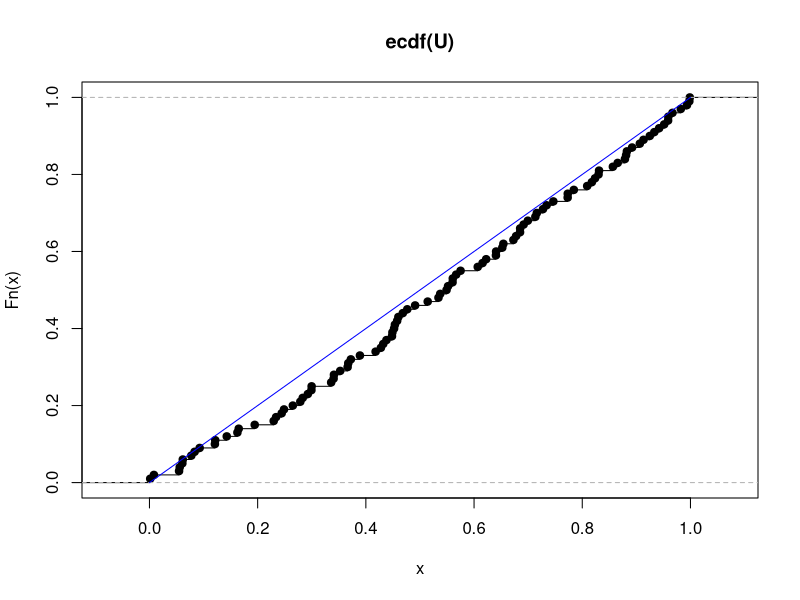
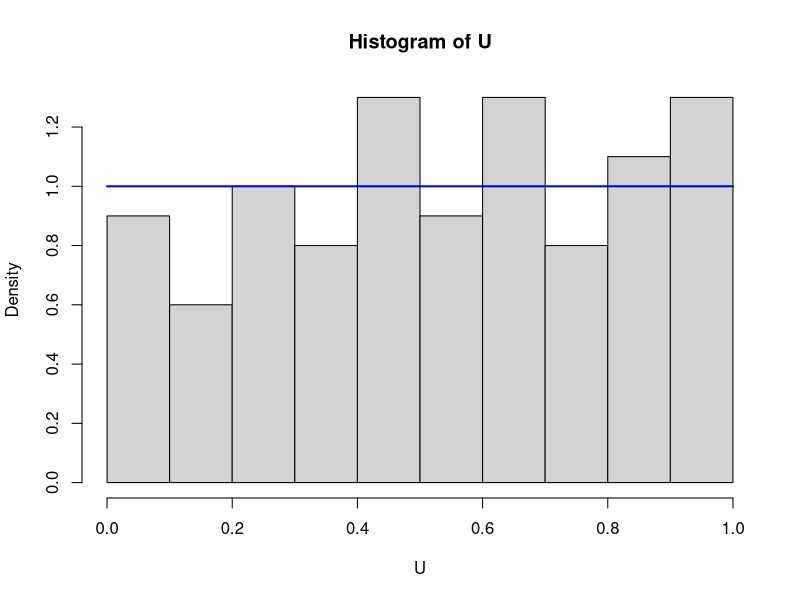
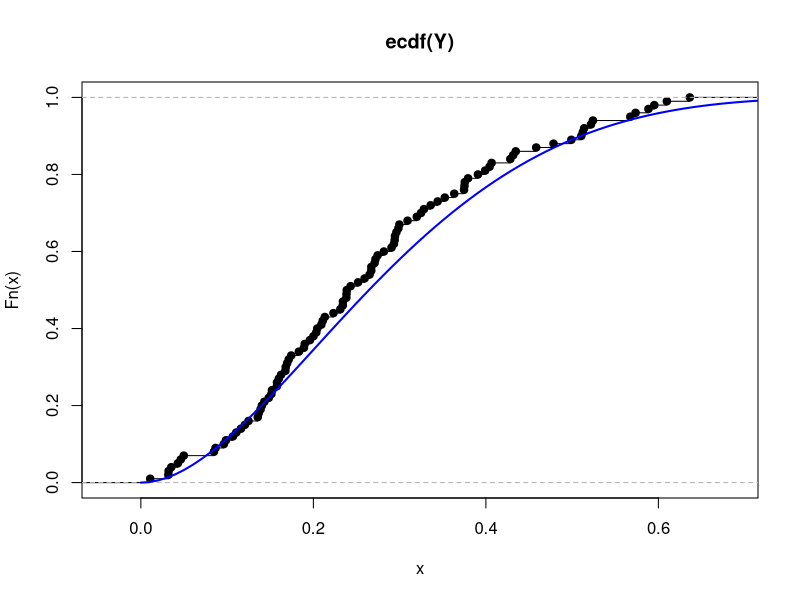
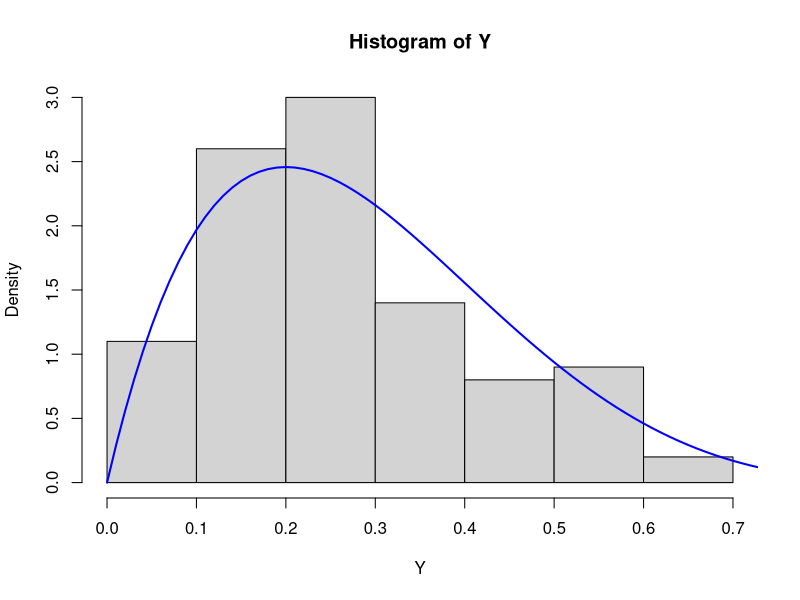
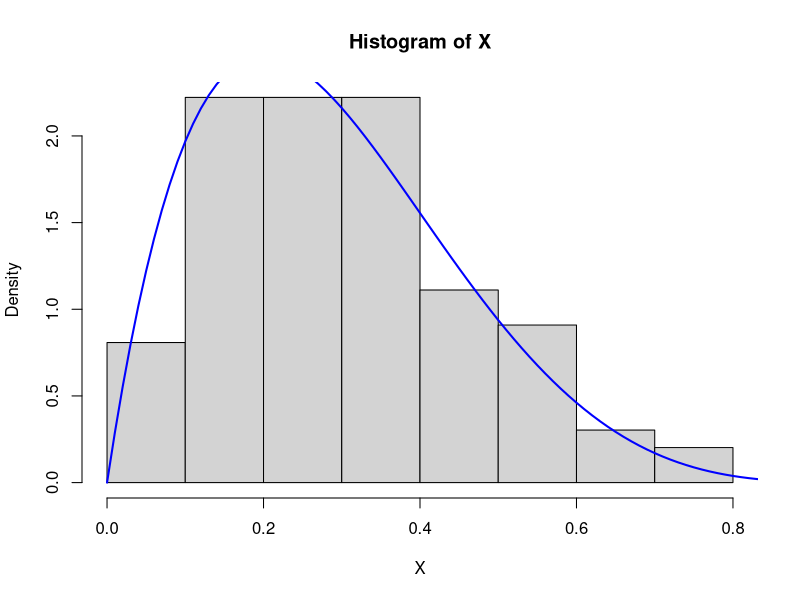
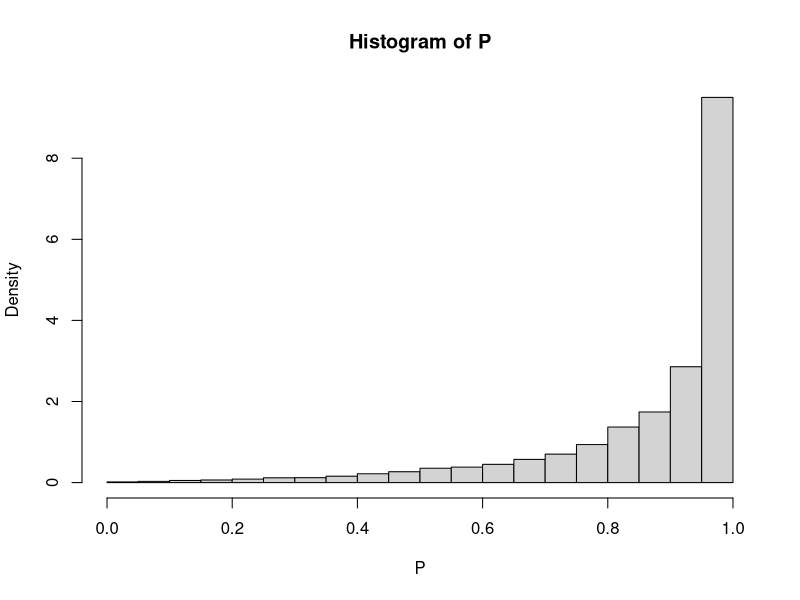
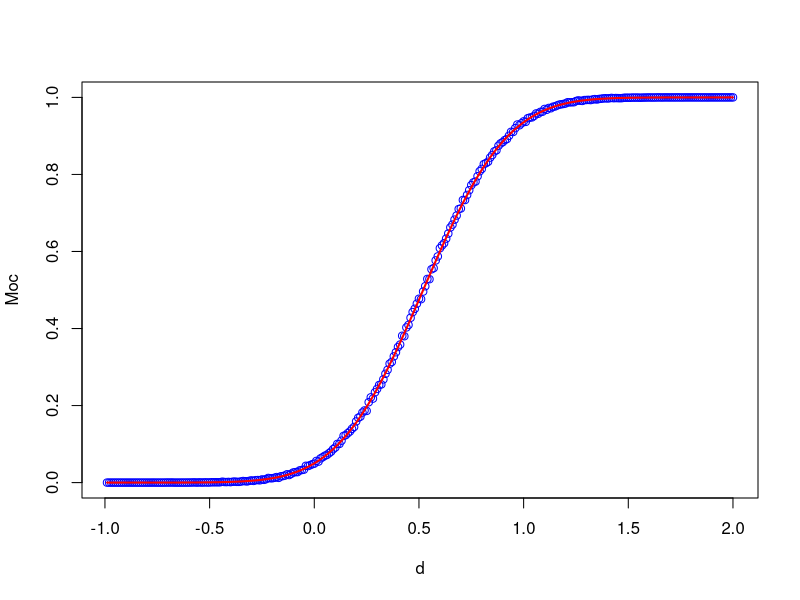
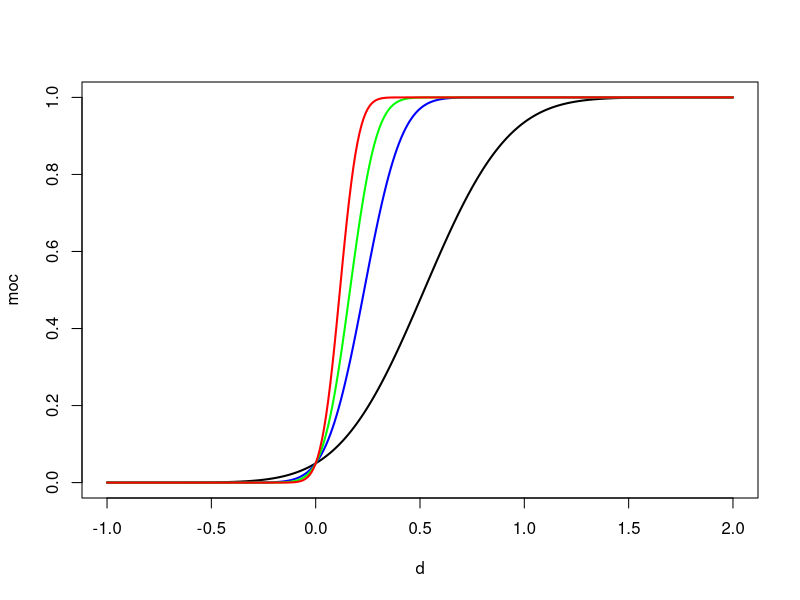

These charts were generated, in order, by the following R code:
setwd('/Users/jedrzejsarna/Desktop/II stopien 3 semestr/testowanie hipotez statystycznych')

#Wygenerujmy n=100 liczb z rozkładu U[0,1]
n<-100
U <- runif(n)

#Obliczmy średnią, wariancję, odchylenie standardowe, i kwartyle
mean(U)
var(U)
sd(U)
quantile(U,0.25)
quantile(U,0.5)
quantile(U,0.75)
#Rysujemy dystrybuantę empiryczną i prawdziwą na jednym rysunku
x<-seq(0,1,by=0.01)
y<-x
plot(ecdf(U))
lines(x,y,col='blue')
#Rysujemy unormowany histogram (estymator gęstości) i prawdziwą gęstość na jednym rysunku x<-seq(0,1,by=0.01)
y<-0*x+1
hist(U,prob=TRUE)
lines(x, y, col="blue", lwd=2)

#b) Inne rozkłady – metoda odwracania dystrybuanty
#Jeśli 𝑈 ma rozkład jednostajny to 𝐹􏰀􏰁(𝑈) ma rozkład o dystrybuancie 𝐹
#Generujemy n=100 obserwacji z rozkładu Beta(2,5)
X<-runif(n)
Y<- qbeta(X,2,5)
#Porównajmy dystrybuantę empiryczną z prawdziwą x<-seq(0,1,by=0.01)
y<-pbeta(x,2,5)
plot(ecdf(Y))
lines(x, y, col="blue", lwd=2)
#Porównajmy unormowany histogram z prawdziwą gęstością
x<-seq(0,1,by=0.01)
y<-dbeta(x,2,5)
hist(Y,prob=TRUE)
lines(x, y, col="blue", lwd=2)
#c) Inne rozkłady – metoda eliminacji
#Jeśli gęstość 𝑓 jest ograniczona przez 𝑀 oraz jej nośnik jest ograniczony i zawarty w przedziale [𝑎, 𝑏], to
#𝑈|𝑉 < 𝑓(𝑈) ma rozkład o gęstości 𝑓, gdzie 𝑈, 𝑉 są niezależne o rozkładach jednostajnych na [𝑎, 𝑏] oraz [0, 𝑀] odpowiednio. n <- 100
i<-0
a<-0
b<-1
M<-5
X<-c()
while(i<n) {
  U<- runif(1)*(b-a)+a
  V<-runif(1)*M
  if(V<dbeta(U,2,5))
  {
    X[i]=U
    i=i+1
  }
}
x<-seq(0,1,by=0.01)
y<-dbeta(x,2,5)
hist(X,prob=TRUE)
lines(x, y, col="blue", lwd=2)


#2. Empiryczna moc i empiryczny poziom istotności testu
#Niech 𝑋􏰁, ... , 𝑋􏰂 będzie próbą prostą z rozkładu 𝑁(𝑑, 1) testujemy 𝐻􏰃: 𝑑 
#≤ 0 przeciwko alternatywie 𝐻􏰁: 𝑑 > 0 testem jednostajnie najmocniejszym (patrz wykład, przykład 1 c).
#Obliczymy empiryczną moc testu dla różnych wartości 𝑛 i 𝑑 oraz porównamy ją z teoretyczną (prawdziwą) mocą testu.
m <- 10000
n <- 10
alpha<-0.05
d<- -0.5
T <- c()
P <- c()
M <- c()
for (i in 1:m) {
  X <- rnorm(n)+d
  T[i] <- sqrt(n)*mean(X)
  P[i] <- 1-pnorm(T[i],0,1)
  M[i]<-0
  if(P[i]< alpha) 
  {M[i] <- 1} 
  }
mean(M)
Moc<-1-pnorm(qnorm(1-alpha,0,1)-sqrt(n)*d,0,1)
Moc
hist(P,prob=TRUE)
#Powtórzymy powyższą procedurę dla d=-0.5, -0.1, 0,1, 0.5 i zobaczmy jak zmienia się rozkład p-warotści. 
#Teraz sporządzimy wykres mocy teoretycznej oraz empirycznej dla n=10 w zależności od 𝑑 ∈ [−1,2]
m <- 10000 # liczba testow dla 1 puntkow
k<-300 #siatka
n <- 10 #wielkosc proby
alpha<-0.05
d<-c() #wartosci z przedzialu -1 a 2
T <- c() #statystyka testowa, bedzie ich 3 000 000
P <- c() # pwartosc czyli unormowana statystyka testowa
M <- c() # dla pojedynczej proby moc 
Moc<-c()
for (j in 1:k) {
  d[j] <- j*0.01-1 #przesuwanie siatki
  for (i in 1:m) { #dla ustalonego d[j]
    X <- rnorm(n)+d[j]
    T[i] <- sqrt(n)*mean(X) #wyliczam statystyke testowa
    P[i] <- 1-pnorm(T[i],0,1) #wyliczam p wartosc
    M[i]<-0
    if(P[i]< alpha) { #wyliczam czy test odrzucil hipoteze, jest to w zasadzie funkcja fi
      M[i] <- 1
      } 
    }
  Moc[j]=mean(M) #srednia liczba odrzucen dla kazdego d[j]
}
plot(d, Moc, col='blue') #moce empiryczne czyli frakcje odrzucen
y<- 1-pnorm(qnorm(1-alpha,0,1)-sqrt(n)*d,0,1)
lines(d, y, col="red", lwd=2) #prawdziwa moc



#Teraz sporządźmy kilka wykresów mocy w zależności od d dla n=10, 50, 100, 200
alpha<-0.05
d<-seq(-1,2,by=0.01)
moc<- 1-pnorm(qnorm(1-alpha,0,1)-sqrt(10)*d,0,1)
y2<- 1-pnorm(qnorm(1-alpha,0,1)-sqrt(50)*d,0,1)
y3<- 1-pnorm(qnorm(1-alpha,0,1)-sqrt(100)*d,0,1)
y4<- 1-pnorm(qnorm(1-alpha,0,1)-sqrt(200)*d,0,1)
plot(d, moc,type="l",lwd=2)
lines(d, y2, col="blue", lwd=2)
lines(d, y3, col="green", lwd=2)
lines(d, y4, col="red", lwd=2)
#jak zwiekszam wielkosc proby, moc rosnie czyli z bardzo duzym prawdopodobienstwem odrzucic hipoteze zerowa


#Teraz sporządźmy kilka wykresów mocy w zależności od n dla d=0.1, 0.15, 0.2, 0.25 alpha<-0.05
n<-seq(1,400,by=1)
moc<- 1-pnorm(qnorm(1-alpha,0,1)-sqrt(n)*0.1,0,1)
y2<- 1-pnorm(qnorm(1-alpha,0,1)-sqrt(n)*0.15,0,1)
y3<- 1-pnorm(qnorm(1-alpha,0,1)-sqrt(n)*0.2,0,1)
y4<- 1-pnorm(qnorm(1-alpha,0,1)-sqrt(n)*0.25,0,1)
plot(n, moc,type="l",lwd=2, ylim=c(0, 1))
lines(n, y2, col="blue", lwd=2)
lines(n, y3, col="green", lwd=2)
lines(n, y4, col="red", lwd=2)



#zadanie samodzielne

#Niech 𝑋􏰁, ... , 𝑋􏰂 będzie próbą prostą z rozkładu 𝑁(𝑑, 1) testujemy 𝐻􏰃: 𝑑 = 0 przeci
#wko alternatywie 𝐻􏰁: 𝑑 ≠ 0 testem jednostajnie najmocniejszym wśród testów nieobciąż
#onych (patrz wykład, przykład 1b). Powtórzyć powyższe ćwiczenie w tym wariancie

m <- 10000 # liczba testow dla 1 puntkow
k<-400 #siatka
n <- 10 #wielkosc proby
alpha<-0.05
d<-c() #wartosci z przedzialu -1 a 2
T <- c() #statystyka testowa, bedzie ich 3 000 000
P <- c() # pwartosc czyli unormowana statystyka testowa
M <- c() # dla pojedynczej proby moc 
Moc<-c()
for (j in 1:k) {
  d[j] <- j*0.01-2 #przesuwanie siatki
  for (i in 1:m) { #dla ustalonego d[j]
    X <- rnorm(n)+d[j]
    T[i] <- sqrt(n)*mean(X) #wyliczam statystyke testowa
    P[i] <- 2*(1-pnorm(abs(T[i]),0,1)) #wyliczam p wartosc
    M[i]<-0
    if(P[i]< alpha) { #wyliczam czy test odrzucil hipoteze, jest to w zasadzie funkcja fi
      M[i] <- 1
    } 
  }
  Moc[j]=mean(M) #srednia liczba odrzucen dla kazdego d[j]
}
plot(d, Moc, col='blue') #moce empiryczne czyli frakcje odrzucen
y<- 1-pnorm(qnorm(1-alpha/2,0,1)-sqrt(n)*d,0,1) + pnorm(qnorm(alpha/2,0,1)-sqrt(n)*d,0,1)
lines(d, y, col="red", lwd=2) #prawdziwa moc
